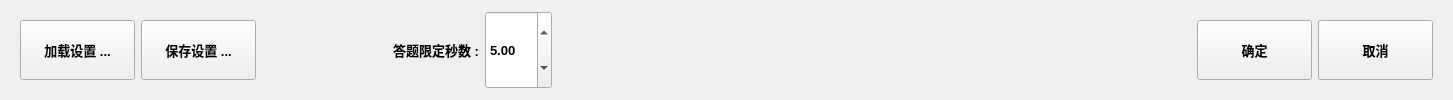
    <widget class="QWidget" name="btnsPart" native="true">
     <layout class="QHBoxLayout" name="horizontalLayout_3" stretch="2,1,0,0,5,2">
      <property name="spacing">
       <number>2</number>
      </property>
      <item>
       <widget class="QFrame" name="frame">
        <property name="frameShape">
         <enum>QFrame::NoFrame</enum>
        </property>
        <property name="frameShadow">
         <enum>QFrame::Raised</enum>
        </property>
        <layout class="QHBoxLayout" name="horizontalLayout">
         <item>
          <widget class="QPushButton" name="loadBtn">
           <property name="sizePolicy">
            <sizepolicy hsizetype="Minimum" vsizetype="Preferred">
             <horstretch>0</horstretch>
             <verstretch>0</verstretch>
            </sizepolicy>
           </property>
           <property name="font">
            <font>
             <family>Arial</family>
             <pointsize>10</pointsize>
             <weight>75</weight>
             <bold>true</bold>
            </font>
           </property>
           <property name="text">
            <string>加载设置 ...</string>
           </property>
           <property name="autoDefault">
            <bool>false</bool>
           </property>
          </widget>
         </item>
         <item>
          <widget class="QPushButton" name="saveBtn">
           <property name="sizePolicy">
            <sizepolicy hsizetype="Minimum" vsizetype="Preferred">
             <horstretch>0</horstretch>
             <verstretch>0</verstretch>
            </sizepolicy>
           </property>
           <property name="font">
            <font>
             <family>Arial</family>
             <pointsize>10</pointsize>
             <weight>75</weight>
             <bold>true</bold>
            </font>
           </property>
           <property name="text">
            <string>保存设置 ...</string>
           </property>
           <property name="autoDefault">
            <bool>false</bool>
           </property>
          </widget>
         </item>
        </layout>
       </widget>
      </item>
      <item>
       <spacer name="horizontalSpacer_2">
        <property name="orientation">
         <enum>Qt::Horizontal</enum>
        </property>
        <property name="sizeHint" stdset="0">
         <size>
          <width>40</width>
          <height>20</height>
         </size>
        </property>
       </spacer>
      </item>
      <item>
       <widget class="QLabel" name="label_45">
        <property name="font">
         <font>
          <family>Arial</family>
          <pointsize>10</pointsize>
          <weight>75</weight>
          <bold>true</bold>
         </font>
        </property>
        <property name="text">
         <string>答题限定秒数 : </string>
        </property>
       </widget>
      </item>
      <item>
       <widget class="QDoubleSpinBox" name="timelimitSpinBox">
        <property name="sizePolicy">
         <sizepolicy hsizetype="Minimum" vsizetype="Expanding">
          <horstretch>0</horstretch>
          <verstretch>0</verstretch>
         </sizepolicy>
        </property>
        <property name="font">
         <font>
          <family>Arial</family>
          <pointsize>10</pointsize>
          <weight>75</weight>
          <bold>true</bold>
         </font>
        </property>
        <property name="maximum">
         <double>120.000000000000000</double>
        </property>
        <property name="singleStep">
         <double>0.100000000000000</double>
        </property>
        <property name="value">
         <double>5.000000000000000</double>
        </property>
       </widget>
      </item>
      <item>
       <spacer name="horizontalSpacer">
        <property name="orientation">
         <enum>Qt::Horizontal</enum>
        </property>
        <property name="sizeHint" stdset="0">
         <size>
          <width>860</width>
          <height>20</height>
         </size>
        </property>
       </spacer>
      </item>
      <item>
       <widget class="QFrame" name="frame_2">
        <property name="frameShape">
         <enum>QFrame::NoFrame</enum>
        </property>
        <property name="frameShadow">
         <enum>QFrame::Raised</enum>
        </property>
        <layout class="QHBoxLayout" name="horizontalLayout_2">
         <item>
          <widget class="QPushButton" name="confirmBtn">
           <property name="sizePolicy">
            <sizepolicy hsizetype="Minimum" vsizetype="Preferred">
             <horstretch>0</horstretch>
             <verstretch>0</verstretch>
            </sizepolicy>
           </property>
           <property name="font">
            <font>
             <family>Arial</family>
             <pointsize>10</pointsize>
             <weight>75</weight>
             <bold>true</bold>
            </font>
           </property>
           <property name="text">
            <string>确定</string>
           </property>
           <property name="autoDefault">
            <bool>false</bool>
           </property>
          </widget>
         </item>
         <item>
          <widget class="QPushButton" name="cancelBtn">
           <property name="sizePolicy">
            <sizepolicy hsizetype="Minimum" vsizetype="Preferred">
             <horstretch>0</horstretch>
             <verstretch>0</verstretch>
            </sizepolicy>
           </property>
           <property name="font">
            <font>
             <family>Arial</family>
             <pointsize>10</pointsize>
             <weight>75</weight>
             <bold>true</bold>
            </font>
           </property>
           <property name="text">
            <string>取消</string>
           </property>
           <property name="autoDefault">
            <bool>false</bool>
           </property>
          </widget>
         </item>
        </layout>
       </widget>
      </item>
     </layout>
    </widget>
